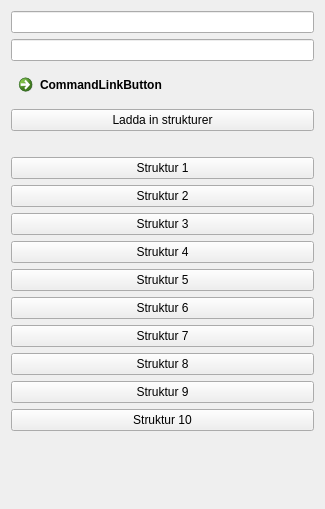
<?xml version="1.0" encoding="UTF-8"?>
<ui version="4.0">
 <class>BV4_STATEX_Student</class>
 <widget class="qMRMLWidget" name="BV4_STATEX_Student">
  <property name="geometry">
   <rect>
    <x>0</x>
    <y>0</y>
    <width>325</width>
    <height>509</height>
   </rect>
  </property>
  <layout class="QVBoxLayout" name="verticalLayout">
   <item>
    <widget class="QLineEdit" name="inputBox_Student_Name"/>
   </item>
   <item>
    <widget class="QLineEdit" name="inputBox_Exam_Number">
     <property name="text">
      <string/>
     </property>
    </widget>
   </item>
   <item>
    <widget class="QCommandLinkButton" name="commandLinkButton">
     <property name="text">
      <string>CommandLinkButton</string>
     </property>
    </widget>
   </item>
   <item>
    <widget class="QPushButton" name="pushButton_Load_Structures">
     <property name="text">
      <string>Ladda in strukturer</string>
     </property>
    </widget>
   </item>
   <item>
    <spacer name="verticalSpacer_2">
     <property name="orientation">
      <enum>Qt::Vertical</enum>
     </property>
     <property name="sizeType">
      <enum>QSizePolicy::Fixed</enum>
     </property>
     <property name="sizeHint" stdset="0">
      <size>
       <width>20</width>
       <height>20</height>
      </size>
     </property>
    </spacer>
   </item>
   <item>
    <widget class="QPushButton" name="pushButton_Structure_1">
     <property name="text">
      <string>Struktur 1</string>
     </property>
    </widget>
   </item>
   <item>
    <widget class="QPushButton" name="pushButton_Structure_2">
     <property name="text">
      <string>Struktur 2</string>
     </property>
    </widget>
   </item>
   <item>
    <widget class="QPushButton" name="pushButton_Structure_3">
     <property name="text">
      <string>Struktur 3</string>
     </property>
    </widget>
   </item>
   <item>
    <widget class="QPushButton" name="pushButton_Structure_4">
     <property name="text">
      <string>Struktur 4</string>
     </property>
    </widget>
   </item>
   <item>
    <widget class="QPushButton" name="pushButton_Structure_5">
     <property name="text">
      <string>Struktur 5</string>
     </property>
    </widget>
   </item>
   <item>
    <widget class="QPushButton" name="pushButton_Structure_6">
     <property name="text">
      <string>Struktur 6</string>
     </property>
    </widget>
   </item>
   <item>
    <widget class="QPushButton" name="pushButton_Structure_7">
     <property name="text">
      <string>Struktur 7</string>
     </property>
    </widget>
   </item>
   <item>
    <widget class="QPushButton" name="pushButton_Structure_8">
     <property name="text">
      <string>Struktur 8</string>
     </property>
    </widget>
   </item>
   <item>
    <widget class="QPushButton" name="pushButton_Structure_9">
     <property name="text">
      <string>Struktur 9</string>
     </property>
    </widget>
   </item>
   <item>
    <widget class="QPushButton" name="pushButton_Structure_10">
     <property name="text">
      <string>Struktur 10</string>
     </property>
    </widget>
   </item>
   <item>
    <spacer name="verticalSpacer">
     <property name="orientation">
      <enum>Qt::Vertical</enum>
     </property>
     <property name="sizeHint" stdset="0">
      <size>
       <width>20</width>
       <height>40</height>
      </size>
     </property>
    </spacer>
   </item>
  </layout>
 </widget>
 <customwidgets>
  <customwidget>
   <class>qMRMLWidget</class>
   <extends>QWidget</extends>
   <header>qMRMLWidget.h</header>
   <container>1</container>
  </customwidget>
 </customwidgets>
 <resources/>
 <connections/>
</ui>
